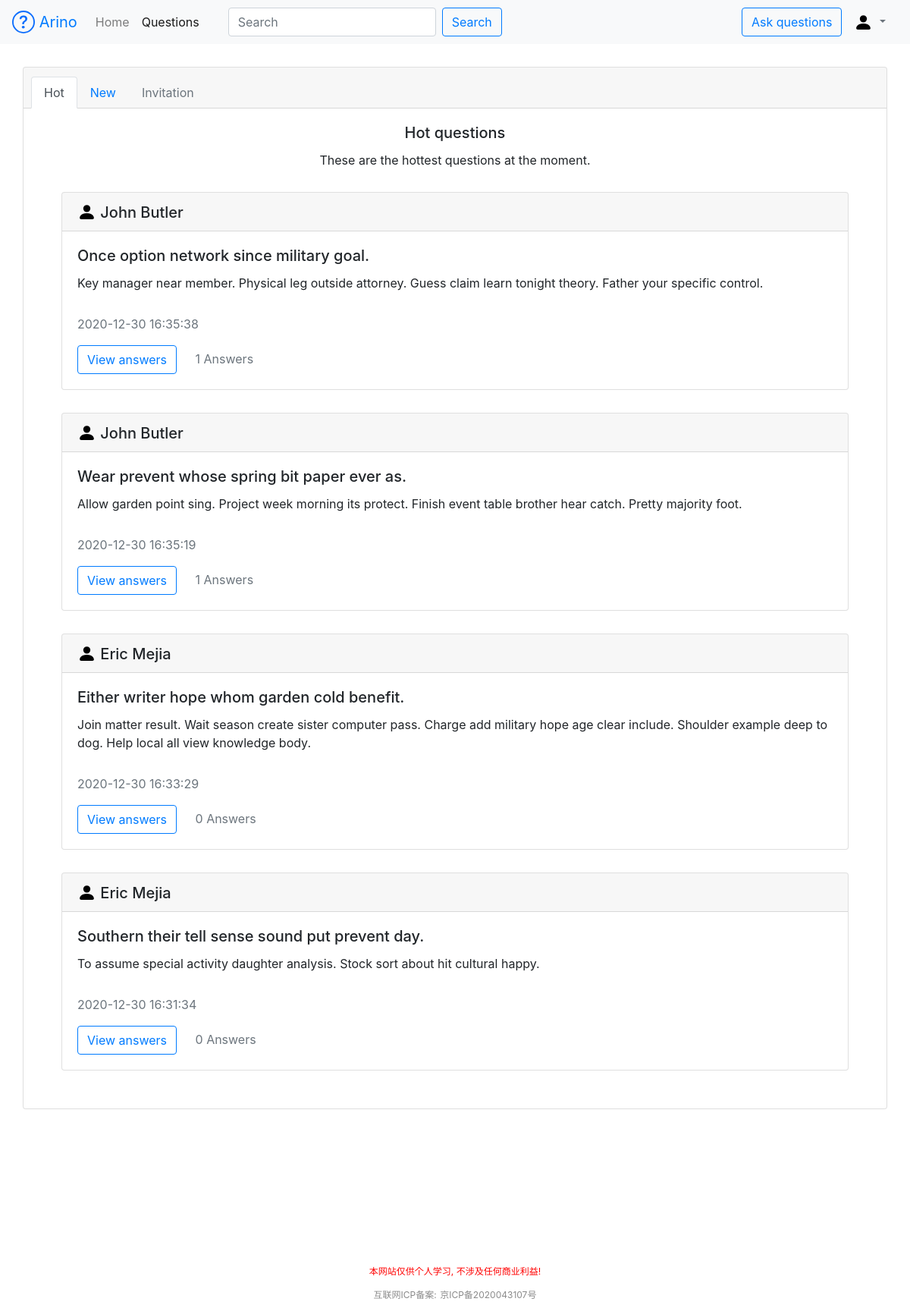
The page /questions/hot on the database its author committed.
### appdir/models.py (models this page shows, shortened)
class User(db.Model):
    id = db.Column(db.Integer, primary_key=True)
    username = db.Column(db.String(64), index=True, unique=True)
    email = db.Column(db.String(120), index=True, unique=True)
    password_hash = db.Column(db.String(128))

class Question(db.Model):
    id = db.Column(db.Integer, primary_key=True)
    title = db.Column(db.String(100), index=True)
    description = db.Column(db.String(300), index=True)
    datetime = db.Column(db.DateTime)
    user_id = db.Column(db.Integer, db.ForeignKey('user.id'))

### appdir/routes.py (the view, shortened to what this page needs)
@app.route('/questions/<type>', methods=['GET', 'POST'])
def questions(type):
    question_form = QuestionForm()
    invites_in_db = Invite.query.filter(Invite.invitee_id == session.get('USERID'))
    invite_question_ids = []
    for invite in invites_in_db:
        invite_question_ids.append(invite.question_id)
    questions_in_db = Question.query.all()
    my_questions = []
    for question in questions_in_db:
        user = User.query.filter(User.id == question.user_id).first()
        answers_in_db = Answer.query.filter(Answer.question_id == question.id)
        new_question = {
            'id': question.id,
            'username': user.username,
            'title': question.title,
            'description': question.description,
            'answers': answers_in_db.count(),
            'time': question.datetime.strftime("%Y-%m-%d %H:%M:%S")
        }
        if type == 'invitation':
            if question.id in invite_question_ids:
                my_questions.append(new_question)
        else:
            my_questions.append(new_question)
    if question_form.validate_on_submit():
        return validate_question(question_form)
    if type == 'hot':
        my_questions = sorted(my_questions, key=lambda keys: keys['answers'])
        my_questions.reverse()
        return render_template('hot.html', username=session.get('USERNAME'), question_form=question_form,
                               questions=my_questions)

### appdir/forms.py
class QuestionForm(FlaskForm):
    title = StringField('Title', validators=[DataRequired()],
                        render_kw={'class': 'form-control', 'id': 'question-title'})
    description = TextAreaField('Description', validators=[DataRequired()],
                                render_kw={'class': 'form-control', 'id': 'question-des'})
    submit = SubmitField('Post', render_kw={'class': 'btn btn-outline-primary', 'id': 'submit-question'})

### appdir/templates/hot.html (shortened to what this page needs)
{% extends 'base.html' %}
{% block content %}
    <div class="card text-center">
        <div class="card-header">
            <ul class="nav nav-tabs card-header-tabs">
                <li class="nav-item">
                    <a class="nav-link active" href="{{ url_for('questions',type='hot') }}">Hot</a>
                </li>
                <li class="nav-item">
                    <a class="nav-link" href="{{ url_for('questions',type='new') }}">New</a>
                </li>
                <li class="nav-item">
                    {% if username %}
                        <a class="nav-link" href="{{ url_for('questions',type='invitation') }}">Invitation</a>
                    {% else %}
                        <a class="nav-link disabled" href="#">Invitation</a>
                    {% endif %}
                </li>
            </ul>
        </div>
        <div class="card-body">
            <h5 class="card-title">Hot questions</h5>
            <p class="card-text">These are the hottest questions at the moment.</p>
            {% for question in questions %}
                <div class="card text-left">
                    <h5 class="card-header">
                        <img src="../static/image/bootstrap-icon/person-fill.svg" width="25" height="25"
                             class="d-inline-block align-middle"
                             alt="" loading="lazy">
                        <span class="align-middle">{{ question.username }}</span>
                    </h5>
                    <div class="card-body">
                        <h5 class="card-title">{{ question.title }}</h5>
                        <p class="card-text">{{ question.description }}</p>
                        <div id="my-div">
                            <p class="card-text text-muted">{{ question.time }}</p>
                            {% if username %}
                                <a href="/question{{ question.id }}" class="btn btn-outline-primary">View answers</a>
                            {% else %}
                                <a href="/login" class="btn btn-outline-primary">View answers</a>
                            {% endif %}
                            <span class="card-text info text-muted">{{ question.answers }} Answers</span>
                        </div>
                    </div>
                </div>
            {% endfor %}
        </div>
    </div>
{% endblock %}

### appdir/templates/base.html (shortened to what this page needs)
<!DOCTYPE html>
<html lang="en">
<head>
    <link rel="stylesheet" href="https://cdn.staticfile.org/twitter-bootstrap/4.3.1/css/bootstrap.min.css">
</head>
<body>
<nav class="navbar navbar-expand-lg navbar-light bg-light">
    <a class="navbar-brand text-primary" href="{{ url_for('root') }}">
        <img src="../static/image/bootstrap-icon/question-circle.svg" width="30" height="30"
             class="d-inline-block align-top"
             alt="" loading="lazy">
        Arino
    </a>
    <div class="collapse navbar-collapse" id="navbarSupportedContent">
        <ul class="navbar-nav mr-auto">
            <li class="nav-item active">
                <a class="nav-link" href="{{ url_for('root') }}">Home <span class="sr-only">(current)</span></a>
            </li>
            <li class="nav-item" id="question-a">
                <a class="nav-link" href="{{ url_for('questions',type='hot') }}">Questions</a>
            </li>
        </ul>
        <div class="form-inline my-2 my-lg-0 navbar-collapse" id="search">
            <input class="form-control mr-sm-2" type="search" placeholder="Search" aria-label="Search">
            <button class="btn btn-outline-primary my-2 my-sm-0"
                    onclick="myAlert('Due to limited time, the search function has not been completed')">Search
            </button>
        </div>
        {% if username %}
            <button type="button" class="btn btn-outline-primary" data-toggle="modal" data-target="#myModal">
                Ask questions
            </button>
            <div class="modal fade" id="myModal">
                <div class="modal-dialog">
                    <div class="modal-content">
                        <div class="modal-header">
                            <h4 class="modal-title">Edit your question</h4>
                            <button type="button" class="close" data-dismiss="modal" style="outline: none">&times;
                            </button>
                        </div>
                        <div class="modal-body">
                            <form action="" method="post" novalidate>
                                {{ question_form.hidden_tag() }}
                                <div class="form-row">
                                    <div class="col-md-12 mb-3">
                                        <label>Title</label>
                                        {{ question_form.title }}
                                    </div>
                                </div>
                                <div class="form-row">
                                    <div class="col-md-12 mb-3">
                                        <label>Description</label>
                                        {{ question_form.description }}
                                    </div>
                                </div>
                                <div class="form-row">
                                    <div class="col-md-12 mb-3 text-center">
                                        {{ question_form.submit }}
                                    </div>
                                </div>
                            </form>
                        </div>
                    </div>
                </div>
            </div>
        {% else %}
            <button type="button" class="btn btn-outline-primary" data-container="body"
                    data-toggle="popover"
                    data-placement="bottom" title="Alert"
                    data-content="Before asking questions, you should first login">
                Ask questions
            </button>
        {% endif %}
        <div class="nav-item dropdown">
            <a class="align-middle nav-link dropdown-toggle text-muted" href="#" id="navbarDropdown" role="button"
               data-toggle="dropdown"
               aria-haspopup="true" aria-expanded="false">
                <img src="../static/image/bootstrap-icon/person-fill.svg" width="25" height="25"
                     class="d-inline-block align-middle"
                     alt="" loading="lazy">
            </a>
        </div>
    </div>
</nav>
{% block content %}{% endblock %}
<div class="text-center" style="margin-top: 200px">
    <label style="font-size: 12px;color: red">本网站仅供个人学习, 不涉及任何商业利益!</label><br>
    <label style="font-size: 12px;color: #8a8a8a">互联网ICP备案: </label>
    <a href="https://beian.miit.gov.cn/" id="beian" target="_blank">京ICP备2020043107号</a>
</div>
</body>
</html>

### appdir/templates/base.html (style rules this page uses)
#search { margin-left: 30px; }
#beian:link { color: #8a8a8a; }
#beian { text-decoration: none; font-size: 12px; }

### appdir/templates/hot.html (style rules this page uses)
.card { margin: 30px; }
.info { margin-left: 20px; }
#my-div { margin-top: 30px; }

### rows shown on the page
User: username "John Butler" "John Butler"
Question: title "Once option network since military goal.", description "Key manager near member. Physical leg outside attorney. Guess claim learn tonight theory. Father your specific control."
Question: title "Wear prevent whose spring bit paper ever as.", description "Allow garden point sing. Project week morning its protect. Finish event table brother hear catch. Pretty majority foot."
User: username "Eric Mejia" "Eric Mejia"
Question: title "Either writer hope whom garden cold benefit.", description "Join matter result. Wait season create sister computer pass. Charge add military hope age clear include. Shoulder example deep to dog. Help local all view knowledge body."
Question: title "Southern their tell sense sound put prevent day.", description "To assume special activity daughter analysis. Stock sort about hit cultural happy."

### other values the page prints
{{ question.time }} "2020-12-30 16:35:38" "2020-12-30 16:35:19" "2020-12-30 16:33:29" "2020-12-30 16:31:34"
{{ question.answers }} "1" "1" "0" "0"
